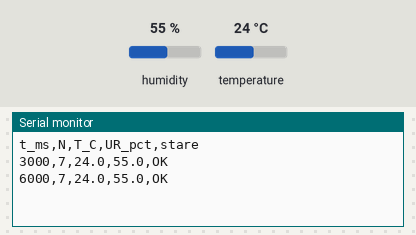
The sketch below on a simulated ESP32-S3. On the bench: the last lines printed to the serial monitor. Inputs (shaded band) come from the test bench; at power-on: humidity 55 %, temperature 24 °C.

Above: at 6.8 s.
6.9 s: humidity set to 22 %
At 10.4 s:
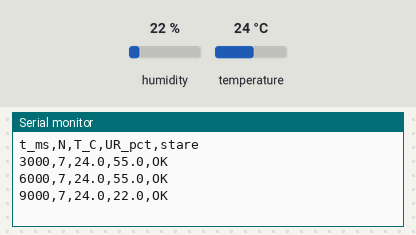
11.4 s: temperature set to 12 °C
At 12.7 s:
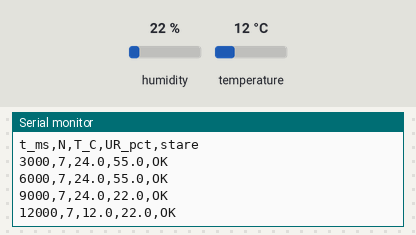
15.9 s: humidity set to 40 %
At 18.4 s:
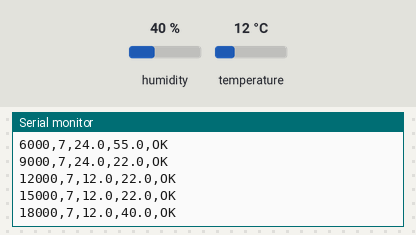
Timing chart, 0 to 19.9 s (numbered marks = the images above; inputs shaded):
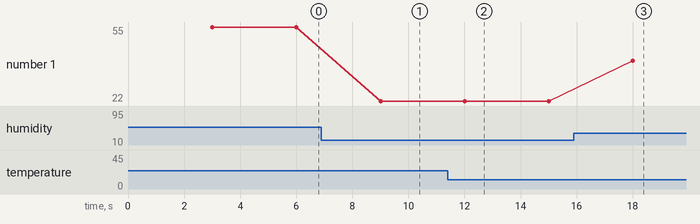

Measured:
- after the input at 6.9 s, the serial monitor: prints a new line after 2.1 s (image 1)
- after the input at 11.4 s, the serial monitor: prints a new line after 0.61 s (image 2)
- after the input at 15.9 s, the serial monitor: prints a new line after 2.1 s (image 3)
- plotted number 1: 55 → 22 after the input at 6.9 s, 22 → 40 after the input at 15.9 s

The sketch:

04_DHT22_N07.ino
```cpp
// SMMeH-L01-1.0-N07 | SMMeH | ESP32-S3
// Verifica GPIO pe pinout-ul placii exacte. Serial Monitor 115200.
#include <Arduino.h>
const int N = 7;
const int LED_PIN = 18;
const int BUTTON_PIN = 17;
const int DHT_PIN = 16;
const unsigned long T_ON = 1100UL;
const unsigned long T_OFF = 800UL;
const unsigned long T_SENSOR = 3000UL;
#include <DHT.h>
DHT dht(DHT_PIN, DHT22);
unsigned long lastRead = 0;
void setup() {
  Serial.begin(115200);
  dht.begin();
  Serial.println("t_ms,N,T_C,UR_pct,stare");
}
void loop() {
  unsigned long now = millis();
  if (now - lastRead >= T_SENSOR) {
    lastRead = now;
    float t = dht.readTemperature();
    float h = dht.readHumidity();
    if (isnan(t) || isnan(h)) {
      Serial.printf("%lu,%d,,,EROARE\n", now, N);
    } else {
      Serial.printf("%lu,%d,%.1f,%.1f,OK\n", now, N, t, h);
    }
  }
}
```
